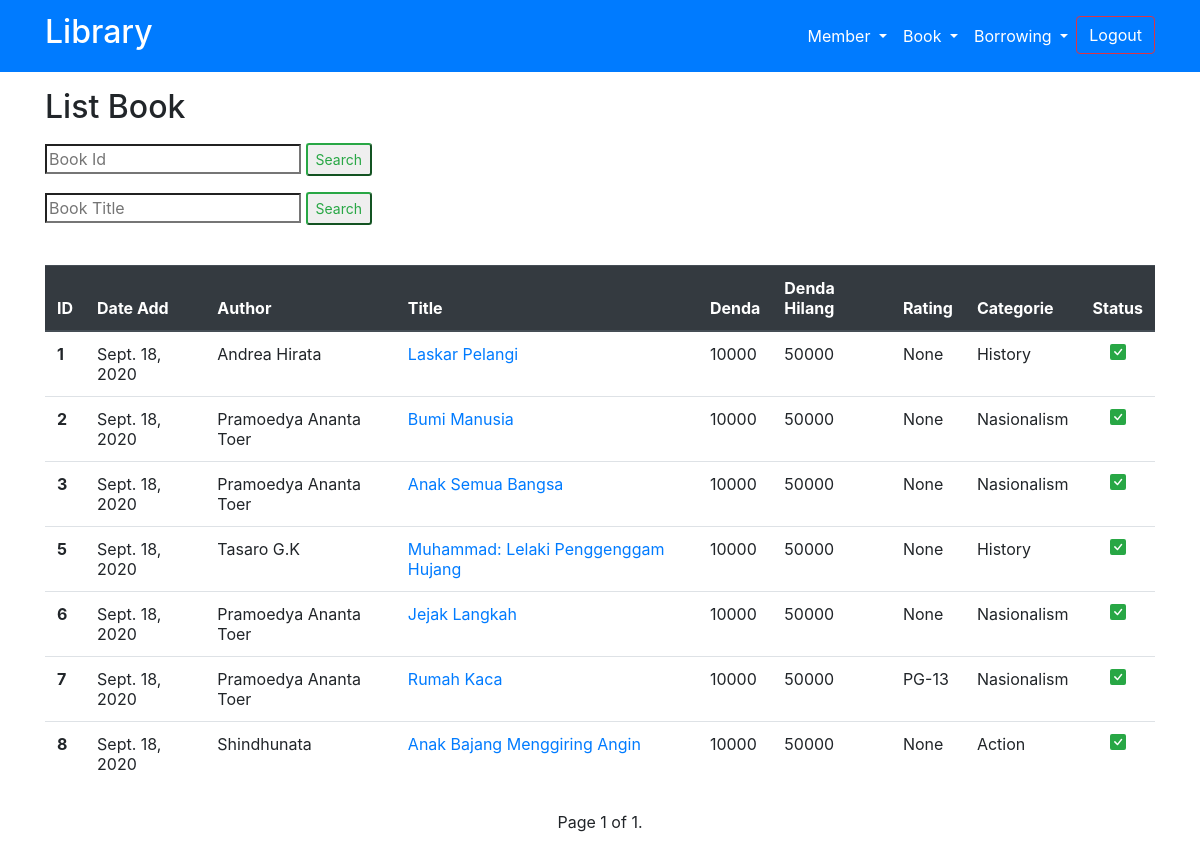
The page /book-list/ (signed in) on the database its author committed.
### my_app/models.py (models this page shows, shortened)
class Book(models.Model):
    dateAdd = models.DateField(auto_now_add=True)
    author = models.CharField(max_length=50)
    title = models.CharField(max_length=50)
    denda = models.IntegerField(default=10000)
    denda_hilang = models.IntegerField(default=50000)
    status = models.BooleanField(default=True)
    status_dipinjam = models.BooleanField(default=False)
    rating = models.ForeignKey(Rating, on_delete=models.CASCADE,)
    categorie = models.ForeignKey(Categorie, on_delete=models.CASCADE,)
    user = models.ForeignKey(User, on_delete=models.CASCADE)
    class Meta:
        verbose_name = "Book"
        verbose_name_plural = "Books"
        ordering = ['-dateAdd']

class Rating(models.Model):
    name = models.CharField(max_length=10)
    class Meta:
        verbose_name = "Rating"
        verbose_name_plural = "Ratings"
    def __str__(self):
        return self.name

class Categorie(models.Model):
    name = models.CharField(max_length=30)
    class Meta:
        verbose_name = "Categorie"
        verbose_name_plural = "Categories"
    def __str__(self):
        return self.name

### my_app/views.py (the view, shortened to what this page needs)
# urls.py: path('book-list/', views.book_list, name='book-list'),
def book_list(request):
    if request.user.is_authenticated:
        page = 'Book'
        with_paginator = True
        data = Book.objects.filter(status=True).order_by('id')
        paginator = Paginator(data, 100)
        pageNum = request.GET.get('page')
        dataresult = paginator.get_page(pageNum)
        return render(request, 'home/list-book.html', {
            'page': page,
            'data': dataresult,
            'with_paginator': with_paginator,
        })
    else:
        return HttpResponseRedirect(reverse('login'))

### templates/home/list-book.html (shortened to what this page needs)
{% extends 'base.html' %}
{% load static %}
{% block content %}
<div class="container my-3 text-capitalize">
    <h2 class="mb-3">List {{page}}</h2>
    <div class="row justify-content-right">
        <div class="col">
            <form action="" method="post">
                <div class="form-group">
                    <input type="search" name="id" id="" placeholder="Book Id" required>
                    <input type="submit" value="Search" class="btn-sm btn-outline-success">
                </div>
            </form>
            <form action="" method="post">
                <div class="form-group">
                    <input type="search" name="nama" id="" placeholder="Book Title" required>
                    <input type="submit" value="Search" class="btn-sm btn-outline-success">
                </div>
            </form>
        </div>
    </div>
</div>
<div class="container my-4 text-capitalize">
    <table class="table table-hover">
        <thead class="thead-dark">
            <th scope="col">ID</th>
            <th scope="col">date add</th>
            <th scope="col">author</th>
            <th scope="col">title</th>
            <th scope="col">denda</th>
            <th scope="col">denda hilang</th>
            <th scope="col">rating</th>
            <th scope="col">categorie</th>
            <th scope="col">status</th>
        </thead>
        <tbody>
            {% for i in data %}
            <tr>
                <th scope="row">{{i.id}}</th>
                <td>{{i.dateAdd}}</td>
                <td>{{i.author}}</td>
                <td class="text-info"><a href="../history-book/{{i.id}}/">{{i.title}}</a></td>
                <td class="">{{i.denda}}</td>
                <td>{{i.denda_hilang}}</td>
                <td>{{i.rating}}</td>
                <td>{{i.categorie}}</td>
                {% if i.status is True %}
                <td class="text-success text-center">
                </td>
                {% endif %}
            </tr>
            {% endfor %}
        </tbody>
    </table>
</div>
{% if with_paginator is True %}
<div class="container">
    <div class="row">
        <div class="col text-center">
            <span> Page {{ data.number }} of {{ data.paginator.num_pages }}.</span>
        </div>
    </div>
</div>
{% endif %}
{% endblock content %}

### rows shown on the page
Book: id "1", dateAdd "Sept. 18, 2020", author "Andrea Hirata", title "Laskar Pelangi", denda "10000", denda_hilang "50000", rating "None", categorie "History", status True (drawn)
Book: id "2", dateAdd "Sept. 18, 2020", author "Pramoedya Ananta Toer", title "Bumi Manusia", denda "10000", denda_hilang "50000", rating "None", categorie "Nasionalism", status True (drawn)
Book: id "3", dateAdd "Sept. 18, 2020", author "Pramoedya Ananta Toer", title "Anak Semua Bangsa", denda "10000", denda_hilang "50000", rating "None", categorie "Nasionalism", status True (drawn)
Book: id "5", dateAdd "Sept. 18, 2020", author "Tasaro G.K", title "Muhammad: Lelaki Penggenggam Hujang", denda "10000", denda_hilang "50000", rating "None", categorie "History", status True (drawn)
Book: id "6", dateAdd "Sept. 18, 2020", author "Pramoedya Ananta Toer", title "Jejak Langkah", denda "10000", denda_hilang "50000", rating "None", categorie "Nasionalism", status True (drawn)
Book: id "7", dateAdd "Sept. 18, 2020", author "Pramoedya Ananta Toer", title "Rumah Kaca", denda "10000", denda_hilang "50000", rating "PG-13", categorie "Nasionalism", status True (drawn)
Book: id "8", dateAdd "Sept. 18, 2020", author "Shindhunata", title "Anak Bajang Menggiring Angin", denda "10000", denda_hilang "50000", rating "None", categorie "Action", status True (drawn)

### other values the page prints
{{ page }} "Book"
{{ data.number }} "1"
{{ data.paginator.num_pages }} "1"
